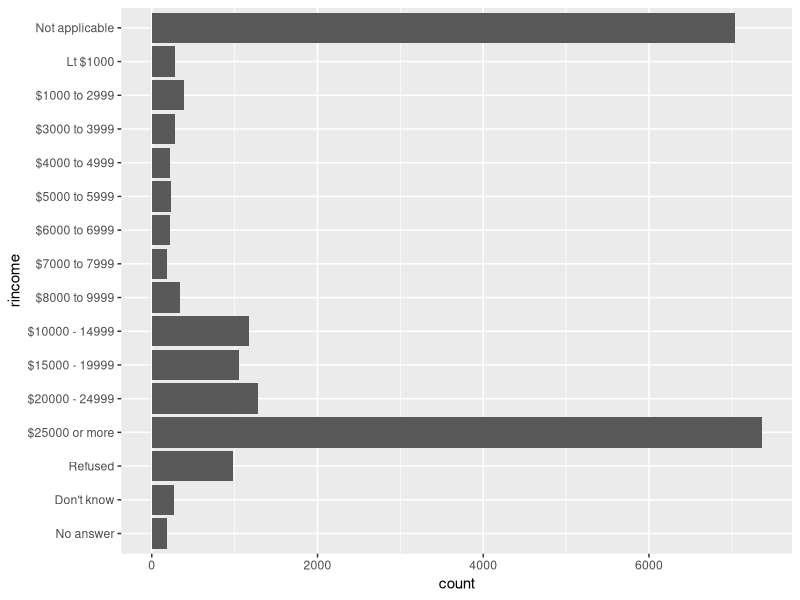

This chart was generated by the following R code: (Note: this script raises an error after producing the figure.)
library(tidyverse)

ggplot(gss_cat, aes(rincome)) +
  geom_bar() +
  coord_flip()

gss_cat %>%
  count(relig)

gss_cat %>%
  count(partyid)

x3 <- semi_join(x = gss_cat, y = x2)

x2 <- gss_cat %>%
  count(relig, n() > 10)

gss_cat %>%
  group_by(relig) %>%
  summarise(
    count = n()
  ) %>%
  filter(count > 100) %>%
  ungroup() 

popular_relig <- gss_cat %>%
  group_by(relig) %>%
  filter(n() > 100)

ggplot(popular_relig, aes(relig, fill = denom)) +
  geom_bar(show.legend = FALSE) +
  coord_flip()

### 15.4.1 Exercises ###

outliersremoved <- gss_cat %>%
  group_by(tvhours) %>%
  filter(tvhours < 20) %>%
  ungroup()

mean(outliersremoved$tvhours)
median(gss_cat$tvhours, na.rm = TRUE)

levels(gss_cat$tvhours)

mean(gss_cat$tvhours, na.rm = TRUE)

### 15.5.1 Exercises ###

gss_cat %>%
  group_by(partyid) %>%
  count(n())

newpartyid <- gss_cat %>%
  mutate(partyid = fct_collapse(partyid,
    other = c("No answer", "Don't know", "Other party"),
    dem = c("Strong democrat", "Not str democrat"),
    independent = c("Ind,near dem", "Independent", "Ind,near rep"),
    repub = c("Not str republican", "Strong republican")
  )) %>%
  group_by(partyid, year) %>%
  mutate(count = n()) %>%
  mutate(prop = count/sum(count))

  ggplot(newpartyid, aes(year, prop, color = partyid)) +
  geom_line(na.rm = TRUE) +
  ylim(0, .0025)

gss_cat %>%
  mutate(rincome = fct_lump(rincome, n = 5)) %>%
  count(rincome)
